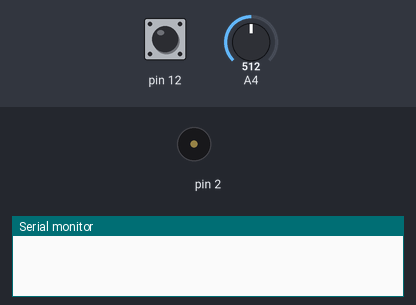
The sketch below on a simulated Arduino Uno, built with avr-gcc and run on an emulated ATmega328P. On the bench: buzzer (waves = sounding), the last lines printed to the serial monitor. The test bench sets the inputs (shaded band); at power-on: pin 12 HIGH, A4 = 512.

Above: at 1.2 s.
1.3 s: pin 12 pulled LOW for 0.15 s
At 1.38 s:
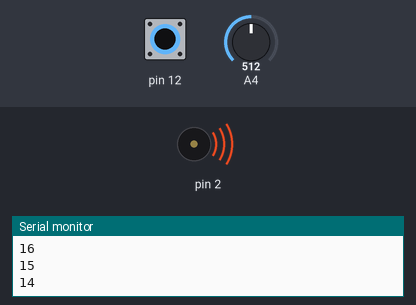
2.9 s: pin 12 pulled LOW for 1 s
At 3.8 s:
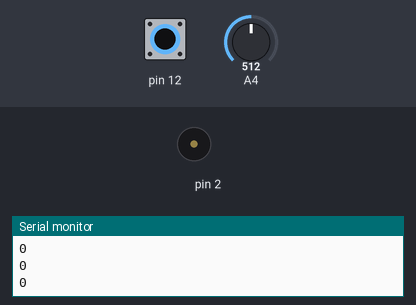
Timing chart, 0 to 5.9 s (numbered marks = the images above; inputs shaded):
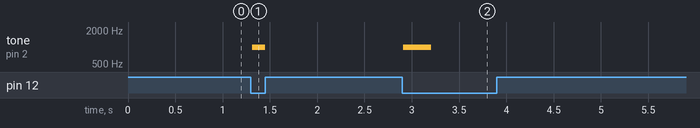

The sketch:

Barker7Sensor.ino
```cpp
int barker[] = {1, 1, 1, 0, 0, 1, 0};

unsigned int cycle = 10;
unsigned int last = 0;
unsigned int cur;

unsigned int start;

unsigned int sumRead;
unsigned int countRead;

unsigned int lastRead[7];
unsigned int newRead;

unsigned int autocorrReads[21];
bool blocked[21];

void setup() {
  // put your setup code here, to run once:
  pinMode(A4, INPUT);
  pinMode(12, INPUT_PULLUP);
  pinMode(2, OUTPUT);
  Serial.begin(9600);
  start = millis();
}

void insShift(unsigned int ins[], unsigned int next, int length){
  for (int i = 0; i < length-1; i++){
    ins[i] = ins[i+1];
  }
  ins[length-1] = next;
}
void insShift(bool ins[], bool next, int length){
  for (int i = 0; i < length-1; i++){
    ins[i] = ins[i+1];
  }
  ins[length-1] = next;
}


int correlation(unsigned int target[], unsigned int measured[], int length){
  unsigned int sum = 0;
  for (int i=0; i<length; i++){
    sum += target[i]*measured[i];
  }
  return sum;
}

bool match(int reads[]){
  int maxes[3];
  for (int i=0; i < 3; i++){
    int max = i*7;
    for (int j=0; j < 6; j++){
      if (reads[max] < reads[i*7+j]){
        max = i*7+j;
      }
    }
    maxes[i] = max;
  }
  if (((maxes[2]-maxes[1]) == 7) || ((maxes[1]-maxes[0]) == 7)){
    return true;
  }
  return false;
}

bool falses(bool arr[], int length, int thresh){
  int count = 0;
  for (int i=0; i<length; i++){
    if (!arr[i]){
      count++;
    }
  }
  Serial.println(count);
  if (count > thresh){
    return true;
  }
  return false;

}

void loop() {
  // put your main code here, to run repeatedly:
  if (digitalRead(12) == 0){
    // tone(2, 1000);
    cur = millis();
    if (cur-last> cycle){
      newRead = sumRead/countRead;
      insShift(lastRead, newRead, 7);
      insShift(autocorrReads, correlation(barker, lastRead, 7), 21);
      insShift(blocked, match(autocorrReads), 21);

      if (falses(blocked, 21, 3) && (cur-start > cycle*21)){
        tone(2, 1000);
      } else {
        noTone(2);
      }

      sumRead = 0;
      countRead = 0;
      last = cur;
    } else {
      sumRead += analogRead(A4);
      countRead++;
    }
  } else {
    noTone(2);
    last = millis();
    sumRead = 0;
    countRead = 0;
    memset(lastRead, 0, 7);
    memset(autocorrReads, 0,21);
    memset(blocked, 0,21);
  }
}
```

Measured:
- after the input at 1.3 s, tone on pin 2: silent → 1000 Hz at once, → silent 0.14 s later
- after the input at 2.9 s, tone on pin 2: silent → 1000 Hz at once, → silent 0.30 s later
